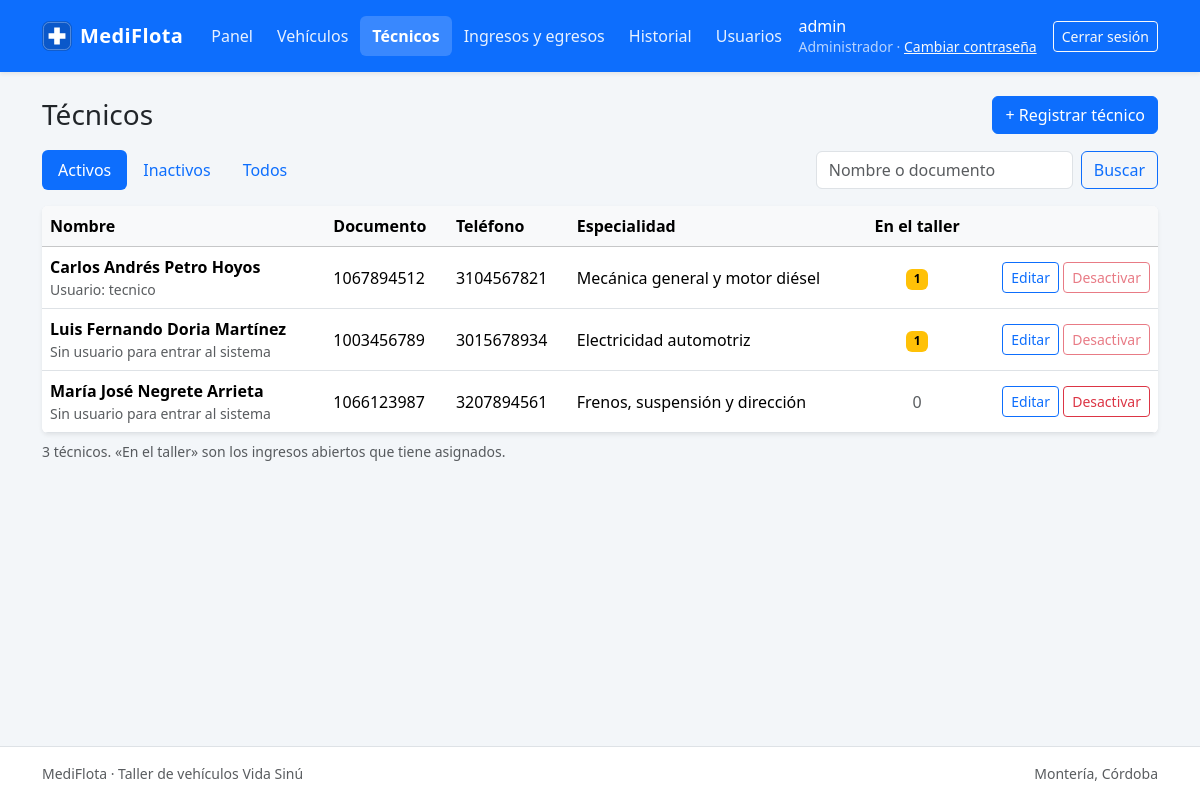
/modules/tecnicos/index.php (signed in), run on the app's committed database.
### tables this page shows
CREATE TABLE usuario (
  id_usuario     INT          NOT NULL AUTO_INCREMENT,
  usuario        VARCHAR(50)  NOT NULL,
  password_hash  VARCHAR(255) NOT NULL,
  perfil         ENUM('administrador','tecnico') NOT NULL,
  id_tecnico     INT          NULL,
  activo         TINYINT(1)   NOT NULL DEFAULT 1,
  PRIMARY KEY (id_usuario),
  UNIQUE KEY uq_usuario_usuario (usuario),
  UNIQUE KEY uq_usuario_id_tecnico (id_tecnico),
  CONSTRAINT fk_usuario_tecnico
    FOREIGN KEY (id_tecnico) REFERENCES tecnico (id_tecnico),
  CONSTRAINT chk_usuario_perfil_tecnico
    CHECK (perfil <> 'tecnico' OR id_tecnico IS NOT NULL)
);

CREATE TABLE tecnico (
  id_tecnico    INT          NOT NULL AUTO_INCREMENT,
  nombre        VARCHAR(100) NOT NULL,
  documento     VARCHAR(20)  NOT NULL,
  telefono      VARCHAR(20)  NULL,
  especialidad  VARCHAR(60)  NOT NULL,
  activo        TINYINT(1)   NOT NULL DEFAULT 1,
  PRIMARY KEY (id_tecnico),
  UNIQUE KEY uq_tecnico_documento (documento)
);

### includes/funciones.php (called while the page is built, shortened)
<?php
function e($valor): string
{
    return htmlspecialchars((string) $valor, ENT_QUOTES, 'UTF-8');
}
function url(string $ruta = ''): string
{
    return BASE_URL . '/' . ltrim($ruta, '/');
}

### includes/sesion.php (called while the page is built, shortened)
<?php
require_once __DIR__ . '/../config/database.php';
require_once __DIR__ . '/funciones.php';
function usuario_actual(): ?array
{
    return $_SESSION['usuario'] ?? null;
}
function requiere_login(): void
{
    $u = usuario_actual();
    $stmt = db()->prepare(
        'SELECT u.perfil, COALESCE(t.nombre, u.usuario) AS nombre
           FROM usuario u
           LEFT JOIN tecnico t ON t.id_tecnico = u.id_tecnico
          WHERE u.id_usuario = ?
            AND u.activo = 1
            AND (u.id_tecnico IS NULL OR t.activo = 1)'
    );
    $stmt->execute([$u['id_usuario']]);
}
function requiere_perfil(string ...$perfiles): void
{
    requiere_login();
}
    ?>

### config/database.php (called while the page is built, shortened)
<?php
function db(): PDO
{
    static $pdo = null;
    if ($pdo === null) {
        $dsn = sprintf('mysql:host=%s;port=%d;dbname=%s;charset=utf8mb4', DB_HOST, DB_PORT, DB_NAME);
        try {
            $pdo = new PDO($dsn, DB_USER, DB_PASS, [
                PDO::ATTR_ERRMODE            => PDO::ERRMODE_EXCEPTION,
                PDO::ATTR_DEFAULT_FETCH_MODE => PDO::FETCH_ASSOC,
                PDO::ATTR_EMULATE_PREPARES   => false,
            ]);
        } catch (PDOException $e) {
            error_log('MediFlota - error de conexión: ' . $e->getMessage());
            http_response_code(500);
            exit('No se pudo conectar con la base de datos. Verifica que MySQL esté iniciado en XAMPP.');
        }
    }
    return $pdo;
}

### includes/menu.php (called while the page is built, shortened)
<?php
require_once __DIR__ . '/sesion.php';
function menu_del_usuario(): array
{
    $perfil = usuario_actual()['perfil'] ?? null;
    $pagina = $_SERVER['SCRIPT_NAME'] ?? '';
    $opciones = [];
    foreach (MENU_PRINCIPAL as $opcion) {
        $opcion['disponible'] = is_file(__DIR__ . '/../' . $opcion['ruta'] . 'index.php');
        $opcion['actual']     = stripos($pagina, url($opcion['ruta'])) === 0;
        $opciones[] = $opcion;
    }
    return $opciones;
}
function nombre_perfil(?string $perfil): string
{
    return ['administrador' => 'Administrador', 'tecnico' => 'Técnico'][$perfil] ?? (string) $perfil;
}

### modules/tecnicos/logica.php (called while the page is built, shortened)
<?php
require_once __DIR__ . '/../../config/database.php';
require_once __DIR__ . '/../../includes/funciones.php';
function listar_tecnicos(string $busqueda = '', string $filtro = 'activos'): array
{
    $sql = 'SELECT t.id_tecnico, t.nombre, t.documento, t.telefono, t.especialidad, t.activo,
                   u.usuario,
                   (SELECT COUNT(*) FROM ingreso i
                     WHERE i.id_tecnico = t.id_tecnico AND i.fecha_hora_egreso IS NULL) AS ingresos_abiertos
              FROM tecnico t
              LEFT JOIN usuario u ON u.id_tecnico = t.id_tecnico
             WHERE 1 = 1';
    $parametros = [];
    $busqueda = trim($busqueda);
    if ($filtro === 'activos') {
        $sql .= ' AND t.activo = 1';
    } elseif ($filtro === 'inactivos') {
        $sql .= ' AND t.activo = 0';
    }
    $sql .= ' ORDER BY t.nombre';
    $stmt = db()->prepare($sql);
    $stmt->execute($parametros);
    return $stmt->fetchAll();
}

### modules/tecnicos/index.php (the view, shortened to what this page needs)
<?php
require_once __DIR__ . '/../../includes/sesion.php';
require_once __DIR__ . '/logica.php';
requiere_perfil('administrador');
$filtros = ['activos' => 'Activos', 'inactivos' => 'Inactivos', 'todos' => 'Todos'];
$filtro  = $_GET['filtro'] ?? 'activos';
$busqueda = is_string($_GET['q'] ?? null) ? trim($_GET['q']) : '';
function url_listado(string $filtro, string $busqueda): string
{
    $parametros = array_filter(['q' => $busqueda, 'filtro' => $filtro === 'activos' ? '' : $filtro]);
    return 'modules/tecnicos/' . ($parametros ? '?' . http_build_query($parametros) : '');
}
$tecnicos = listar_tecnicos($busqueda, $filtro);
require __DIR__ . '/../../includes/header.php';
?>
<div class="d-flex justify-content-between align-items-center flex-wrap gap-2 mb-3">
    <h1 class="h3 mb-0">Técnicos</h1>
    <a href="<?= e(url('modules/tecnicos/formulario.php')) ?>" class="btn btn-primary">+ Registrar técnico</a>
</div>
<div class="d-flex justify-content-between align-items-center flex-wrap gap-3 mb-3">
    <ul class="nav nav-pills">
        <?php foreach ($filtros as $clave => $texto): ?>
            <li class="nav-item">
                <a class="nav-link <?= $clave === $filtro ? 'active' : '' ?>"
                   href="<?= e(url(url_listado($clave, $busqueda))) ?>"><?= e($texto) ?></a>
            </li>
        <?php endforeach; ?>
    </ul>
    <form method="get" action="<?= e(url('modules/tecnicos/')) ?>" class="d-flex gap-2" role="search">
        <input type="search" name="q" class="form-control" placeholder="Nombre o documento"
               value="<?= e($busqueda) ?>" maxlength="100" aria-label="Buscar por nombre o documento">
        <button type="submit" class="btn btn-outline-primary">Buscar</button>
    </form>
</div>
<?php if (!$tecnicos): ?>
    <div class="alert alert-info">
        <?= $busqueda !== '' ? 'Ningún técnico coincide con «' . e($busqueda) . '».' : 'No hay técnicos para mostrar.' ?>
    </div>
<?php else: ?>
    <div class="table-responsive bg-white rounded shadow-sm">
        <table class="table table-hover align-middle mb-0">
            <thead class="table-light">
                <tr>
                    <th>Nombre</th>
                    <th>Documento</th>
                    <th>Teléfono</th>
                    <th>Especialidad</th>
                    <th class="text-center">En el taller</th>
                    <th></th>
                </tr>
            </thead>
            <tbody>
            <?php foreach ($tecnicos as $t): $activo = (int) $t['activo'] === 1; $abiertos = (int) $t['ingresos_abiertos']; ?>
                <tr class="<?= $activo ? '' : 'text-muted' ?>">
                    <td class="columna-texto">
                        <strong><?= e($t['nombre']) ?></strong>
                        <div class="small text-muted">
                            <?= $t['usuario'] !== null ? 'Usuario: ' . e($t['usuario']) : 'Sin usuario para entrar al sistema' ?>
                        </div>
                    </td>
                    <td class="text-nowrap"><?= e($t['documento']) ?></td>
                    <td class="text-nowrap"><?= $t['telefono'] !== null ? e($t['telefono']) : '<span class="text-muted">—</span>' ?></td>
                    <td><?= e($t['especialidad']) ?></td>
                    <td class="text-center">
                        <?php if ($abiertos > 0): ?>
                            <a href="<?= e(url('modules/ingresos/?estado=abiertos')) ?>" class="badge text-bg-warning text-decoration-none"
                               title="Ingresos abiertos asignados"><?= $abiertos ?></a>
                        <?php else: ?>
                            <span class="text-muted">0</span>
                        <?php endif; ?>
                    </td>
                    <td class="text-end text-nowrap">
                        <a class="btn btn-sm btn-outline-primary"
                           href="<?= e(url('modules/tecnicos/formulario.php?id=' . $t['id_tecnico'])) ?>">Editar</a>
                        <form method="post" class="d-inline"
                              action="<?= e(url(url_listado($filtro, $busqueda))) ?>"
                              <?php if ($activo): ?>
                                  data-confirmar="<?= e('¿Desactivar a ' . $t['nombre'] . '? No podrá iniciar sesión ni recibir ingresos. Su historial no se borra.') ?>"
                                  onsubmit="return confirm(this.dataset.confirmar);"
                              <?php endif; ?>>
                            <?php if (!$activo): ?>
                                <button type="submit" name="accion" value="activar" class="btn btn-sm btn-outline-secondary">Activar</button>
                            <?php elseif ($abiertos > 0): ?>
                                <button type="button" class="btn btn-sm btn-outline-danger" disabled
                                        title="Tiene ingresos abiertos: reasígnalos antes de desactivarlo">Desactivar</button>
                            <?php else: ?>
                                <button type="submit" name="accion" value="desactivar" class="btn btn-sm btn-outline-danger">Desactivar</button>
                            <?php endif; ?>
                        </form>
                    </td>
                </tr>
            <?php endforeach; ?>
            </tbody>
        </table>
    </div>
    <p class="small text-muted mt-2 mb-0">
        <?= count($tecnicos) === 1 ? '1 técnico' : count($tecnicos) . ' técnicos' ?>.
        «En el taller» son los ingresos abiertos que tiene asignados.
    </p>
<?php endif; ?>
<?php require __DIR__ . '/../../includes/footer.php'; ?>

### includes/header.php (shortened to what this page needs)
<?php
require_once __DIR__ . '/sesion.php';
require_once __DIR__ . '/menu.php';
$encabezadoUsuario = usuario_actual();
$encabezadoCss     = 'assets/css/estilos.css';
?>
<!doctype html>
<html lang="es">
<head>
    <link rel="stylesheet" href="<?= e(url('assets/vendor/bootstrap/bootstrap.min.css')) ?>"
>
    <link rel="stylesheet" href="<?= e(url($encabezadoCss) . '?v=' . filemtime(__DIR__ . '/../' . $encabezadoCss)) ?>">
</head>
<body class="d-flex flex-column min-vh-100">
<nav class="navbar navbar-expand-lg navbar-dark bg-primary shadow-sm mb-4">
    <div class="container">
        <a class="navbar-brand d-flex align-items-center gap-2" href="<?= e(url('inicio.php')) ?>">
            <img src="<?= e(url('assets/img/logo.svg')) ?>" width="30" height="30" alt="">
            MediFlota
        </a>
        <div class="collapse navbar-collapse" id="menu-principal">
            <ul class="navbar-nav me-auto">
                <?php foreach (menu_del_usuario() as $opcion): ?>
                    <li class="nav-item">
                        <?php if ($opcion['disponible']): ?>
                            <a class="nav-link<?= $opcion['actual'] ? ' active' : '' ?>"
                               <?= $opcion['actual'] ? 'aria-current="page"' : '' ?>
                               href="<?= e(url($opcion['ruta'])) ?>"><?= e($opcion['titulo']) ?></a>
                        <?php else: ?>
                            <span class="nav-link disabled" title="En construcción"><?= e($opcion['titulo']) ?></span>
                        <?php endif; ?>
                    </li>
                <?php endforeach; ?>
            </ul>
            <div class="d-flex align-items-center gap-3 py-2 py-lg-0">
                <span class="navbar-text lh-sm">
                    <span class="text-white"><?= e($encabezadoUsuario['nombre']) ?></span><br>
                    <small><?= e(nombre_perfil($encabezadoUsuario['perfil'])) ?> ·
                        <a href="<?= e(url('cambiar_clave.php')) ?>" class="link-light">Cambiar contraseña</a></small>
                </span>
                <a class="btn btn-outline-light btn-sm" href="<?= e(url('logout.php')) ?>">Cerrar sesión</a>
            </div>
        </div>
    </div>
</nav>
<main class="container pb-5 flex-grow-1">

### assets/css/estilos.css (style rules this page uses)
:root { --mf-fondo: #f3f6f9; --mf-borde: #dee2e6; --mf-azul-oscuro: #0a3d8f; }
body { background-color: var(--mf-fondo); }
.navbar-brand { font-weight: 600; letter-spacing: .02em; }
.navbar-dark { --bs-navbar-color: rgba(255, 255, 255, .9); --bs-navbar-hover-color: #fff; --bs-navbar-active-color: #fff; --bs-navbar-disabled-color: rgba(255, 255, 255, .45); }
.navbar-dark .nav-link { border-radius: .375rem; }
.navbar-dark .nav-link.active { font-weight: 600; background-color: rgba(255, 255, 255, .18); }
@media (min-width: 992px) { .navbar-dark .nav-link { padding-left: .75rem !important; padding-right: .75rem !important; } }
.navbar-text small { color: rgba(255, 255, 255, .7); }
.columna-texto { min-width: 180px; }

### data on the page
usuario: perfil "Administrador"
tecnico: nombre "Carlos Andrés Petro Hoyos", usuario "tecnico", documento "1067894512", telefono "3104567821", especialidad "Mecánica general y motor diésel", abiertos "1", activo "Desactivar"
tecnico: nombre "Luis Fernando Doria Martínez", shows "Sin usuario para entrar al sistema", documento "1003456789", telefono "3015678934", especialidad "Electricidad automotriz", abiertos "1", activo "Desactivar"
tecnico: nombre "María José Negrete Arrieta", shows "Sin usuario para entrar al sistema", documento "1066123987", telefono "3207894561", especialidad "Frenos, suspensión y dirección", activo "Desactivar"

### other printed values
$opcion['titulo'] "Panel"
$opcion['titulo'] "Vehículos"
$opcion['titulo'] "Técnicos"
$opcion['titulo'] "Ingresos y egresos"
$opcion['titulo'] "Historial"
$opcion['titulo'] "Usuarios"
$encabezadoUsuario['nombre'] "admin"
$texto "Activos"
$texto "Inactivos"
$texto "Todos"
count($tecnicos) "3"
